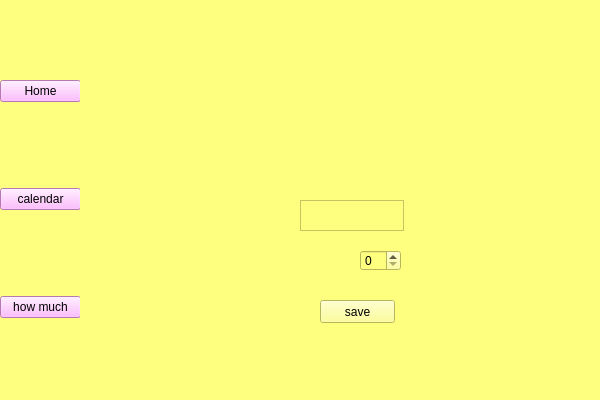
<?xml version="1.0" encoding="UTF-8"?>
<ui version="4.0">
 <class>MainWindow</class>
 <widget class="QMainWindow" name="MainWindow">
  <property name="geometry">
   <rect>
    <x>0</x>
    <y>0</y>
    <width>600</width>
    <height>400</height>
   </rect>
  </property>
  <property name="windowTitle">
   <string>MainWindow</string>
  </property>
  <widget class="QWidget" name="centralwidget">
   <property name="minimumSize">
    <size>
     <width>600</width>
     <height>400</height>
    </size>
   </property>
   <property name="maximumSize">
    <size>
     <width>600</width>
     <height>400</height>
    </size>
   </property>
   <property name="styleSheet">
    <string notr="true">background-color: rgb(255, 255, 127);</string>
   </property>
   <widget class="QWidget" name="verticalLayoutWidget">
    <property name="geometry">
     <rect>
      <x>0</x>
      <y>0</y>
      <width>81</width>
      <height>401</height>
     </rect>
    </property>
    <layout class="QVBoxLayout" name="verticalLayout">
     <item>
      <widget class="QPushButton" name="btn_home">
       <property name="styleSheet">
        <string notr="true">background-color: rgb(255, 170, 255);</string>
       </property>
       <property name="text">
        <string>Home</string>
       </property>
       <property name="icon">
        <iconset>
         <normaloff>icons/69524.png</normaloff>icons/69524.png</iconset>
       </property>
      </widget>
     </item>
     <item>
      <widget class="QPushButton" name="btn_calendar_2">
       <property name="styleSheet">
        <string notr="true">background-color: rgb(255, 170, 255);</string>
       </property>
       <property name="text">
        <string>calendar</string>
       </property>
       <property name="icon">
        <iconset>
         <normaloff>icons/calendar-icon-marketing-image.webp</normaloff>icons/calendar-icon-marketing-image.webp</iconset>
       </property>
      </widget>
     </item>
     <item>
      <widget class="QPushButton" name="btn_how_2">
       <property name="styleSheet">
        <string notr="true">background-color: rgb(255, 170, 255);</string>
       </property>
       <property name="text">
        <string>how much</string>
       </property>
       <property name="icon">
        <iconset>
         <normaloff>icons/d66f27ddc6cea33a948e4cafefc9038e.png</normaloff>icons/d66f27ddc6cea33a948e4cafefc9038e.png</iconset>
       </property>
      </widget>
     </item>
    </layout>
   </widget>
   <widget class="QStackedWidget" name="stackedWidget">
    <property name="geometry">
     <rect>
      <x>80</x>
      <y>0</y>
      <width>521</width>
      <height>401</height>
     </rect>
    </property>
    <property name="currentIndex">
     <number>2</number>
    </property>
    <widget class="QWidget" name="today_page">
     <property name="styleSheet">
      <string notr="true"/>
     </property>
     <widget class="QLabel" name="label_9">
      <property name="geometry">
       <rect>
        <x>-40</x>
        <y>0</y>
        <width>561</width>
        <height>401</height>
       </rect>
      </property>
      <property name="styleSheet">
       <string notr="true">background-color: rgb(255, 255, 255);</string>
      </property>
      <property name="text">
       <string/>
      </property>
      <property name="pixmap">
       <pixmap>inout.jpg</pixmap>
      </property>
      <property name="scaledContents">
       <bool>true</bool>
      </property>
     </widget>
     <widget class="QDateEdit" name="todaydateEdit_2">
      <property name="geometry">
       <rect>
        <x>130</x>
        <y>80</y>
        <width>71</width>
        <height>20</height>
       </rect>
      </property>
      <property name="styleSheet">
       <string notr="true">background-color: rgb(255, 255, 255);</string>
      </property>
     </widget>
     <widget class="QSpinBox" name="income_2">
      <property name="geometry">
       <rect>
        <x>140</x>
        <y>140</y>
        <width>51</width>
        <height>21</height>
       </rect>
      </property>
      <property name="styleSheet">
       <string notr="true">background-color: rgb(255, 255, 255);</string>
      </property>
     </widget>
     <widget class="QSpinBox" name="outcome_2">
      <property name="geometry">
       <rect>
        <x>140</x>
        <y>200</y>
        <width>61</width>
        <height>21</height>
       </rect>
      </property>
      <property name="styleSheet">
       <string notr="true">background-color: rgb(255, 255, 255);</string>
      </property>
     </widget>
     <widget class="QWidget" name="verticalLayoutWidget_5">
      <property name="geometry">
       <rect>
        <x>220</x>
        <y>110</y>
        <width>160</width>
        <height>141</height>
       </rect>
      </property>
      <layout class="QVBoxLayout" name="verticalLayout_5">
       <item>
        <widget class="QPushButton" name="btn_inout_2">
         <property name="autoFillBackground">
          <bool>false</bool>
         </property>
         <property name="styleSheet">
          <string notr="true">background-color: rgb(255, 255, 255);</string>
         </property>
         <property name="text">
          <string> income add</string>
         </property>
        </widget>
       </item>
       <item>
        <widget class="QPushButton" name="pushButton_3">
         <property name="styleSheet">
          <string notr="true">background-color: rgb(255, 255, 255);</string>
         </property>
         <property name="text">
          <string>expense add</string>
         </property>
        </widget>
       </item>
      </layout>
     </widget>
    </widget>
    <widget class="QWidget" name="calendar_page">
     <property name="styleSheet">
      <string notr="true">background-color: rgb(255, 255, 127);</string>
     </property>
     <widget class="QLabel" name="label_10">
      <property name="geometry">
       <rect>
        <x>0</x>
        <y>0</y>
        <width>521</width>
        <height>401</height>
       </rect>
      </property>
      <property name="text">
       <string/>
      </property>
      <property name="pixmap">
       <pixmap>calendar.jpg</pixmap>
      </property>
      <property name="scaledContents">
       <bool>true</bool>
      </property>
     </widget>
     <widget class="QCalendarWidget" name="calendarWidget_2">
      <property name="geometry">
       <rect>
        <x>110</x>
        <y>70</y>
        <width>312</width>
        <height>183</height>
       </rect>
      </property>
      <property name="styleSheet">
       <string notr="true">background-color: rgb(255, 170, 0);</string>
      </property>
     </widget>
     <widget class="QWidget" name="verticalLayoutWidget_6">
      <property name="geometry">
       <rect>
        <x>110</x>
        <y>260</y>
        <width>311</width>
        <height>141</height>
       </rect>
      </property>
      <layout class="QVBoxLayout" name="verticalLayout_6">
       <item>
        <widget class="QLabel" name="label_11">
         <property name="text">
          <string>total income </string>
         </property>
        </widget>
       </item>
       <item>
        <widget class="QLabel" name="label_12">
         <property name="text">
          <string>total outcome</string>
         </property>
        </widget>
       </item>
      </layout>
     </widget>
    </widget>
    <widget class="QWidget" name="home_page">
     <widget class="QTextEdit" name="username">
      <property name="geometry">
       <rect>
        <x>220</x>
        <y>200</y>
        <width>104</width>
        <height>31</height>
       </rect>
      </property>
     </widget>
     <widget class="QSpinBox" name="savingpercent">
      <property name="geometry">
       <rect>
        <x>280</x>
        <y>250</y>
        <width>41</width>
        <height>21</height>
       </rect>
      </property>
     </widget>
     <widget class="QLabel" name="label_2">
      <property name="geometry">
       <rect>
        <x>0</x>
        <y>0</y>
        <width>521</width>
        <height>401</height>
       </rect>
      </property>
      <property name="text">
       <string/>
      </property>
      <property name="pixmap">
       <pixmap>home.jpg</pixmap>
      </property>
      <property name="scaledContents">
       <bool>true</bool>
      </property>
     </widget>
     <widget class="QPushButton" name="btn_save">
      <property name="geometry">
       <rect>
        <x>240</x>
        <y>300</y>
        <width>75</width>
        <height>23</height>
       </rect>
      </property>
      <property name="text">
       <string>save</string>
      </property>
     </widget>
     <zorder>label_2</zorder>
     <zorder>savingpercent</zorder>
     <zorder>username</zorder>
     <zorder>btn_save</zorder>
    </widget>
    <widget class="QWidget" name="howmuch_page">
     <property name="styleSheet">
      <string notr="true"/>
     </property>
     <widget class="QLabel" name="label_13">
      <property name="geometry">
       <rect>
        <x>0</x>
        <y>-10</y>
        <width>521</width>
        <height>411</height>
       </rect>
      </property>
      <property name="text">
       <string/>
      </property>
      <property name="pixmap">
       <pixmap>howmuch.jpg</pixmap>
      </property>
      <property name="scaledContents">
       <bool>true</bool>
      </property>
     </widget>
     <widget class="QWidget" name="verticalLayoutWidget_7">
      <property name="geometry">
       <rect>
        <x>230</x>
        <y>140</y>
        <width>121</width>
        <height>141</height>
       </rect>
      </property>
      <layout class="QVBoxLayout" name="verticalLayout_7">
       <item>
        <widget class="QProgressBar" name="progressBar_3">
         <property name="value">
          <number>24</number>
         </property>
        </widget>
       </item>
       <item>
        <widget class="QProgressBar" name="progressBar_4">
         <property name="value">
          <number>24</number>
         </property>
        </widget>
       </item>
      </layout>
     </widget>
    </widget>
   </widget>
  </widget>
 </widget>
 <resources/>
 <connections/>
</ui>
